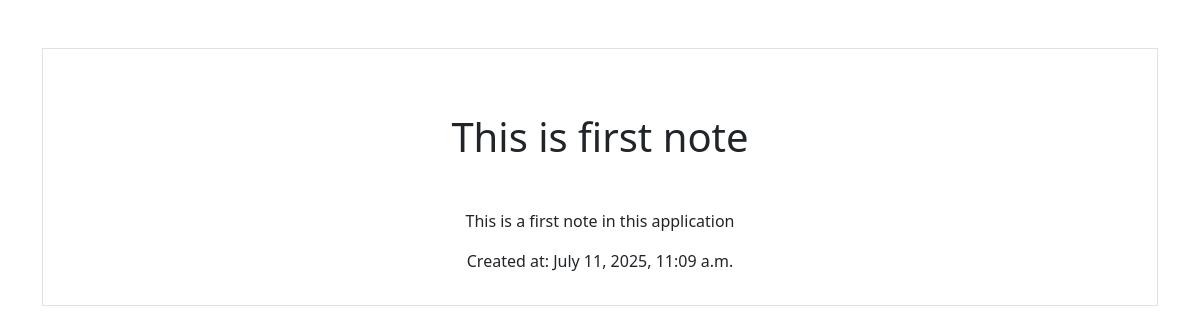
Screenshot of /smart/notes/1/ with the database file from the repository.
### notes/models.py (models this page shows)
class Note(models.Model):
    title = models.CharField(max_length=200, help_text='Enter the title of the note')
    content = models.TextField(help_text='Enter the content of the note')
    created_at = models.DateTimeField(auto_now_add=True, help_text='Date and time when the note was created')
    updated_at = models.DateTimeField(auto_now=True, help_text='Date and time when the note was last updated')
    likes = models.PositiveIntegerField(default=0, help_text='Number of likes for the note')

### notes/views.py (the view)
# urls.py: path('notes/<int:pk>/', views.NoteDetailView.as_view(), name='notes.detail'),
class NoteDetailView(DetailView):
    model = Note
    template_name = 'notes/notes_detail.html'
    context_object_name = 'note'

### notes/templates/notes/notes_detail.html
{% extends "base.html" %}
{% block content %}
    <div class="border round p-3 my-5">
        <h1 class="my-5">{{ note.title }} </h1>
        <p>{{ note.content }}</p>
        <p>Created at: {{ note.created_at }}</p>
    </div>
{%endblock %}

### rows the page displays
Note: title "This is first note", content "This is a first note in this application", created_at "July 11, 2025, 11:09 a.m."
